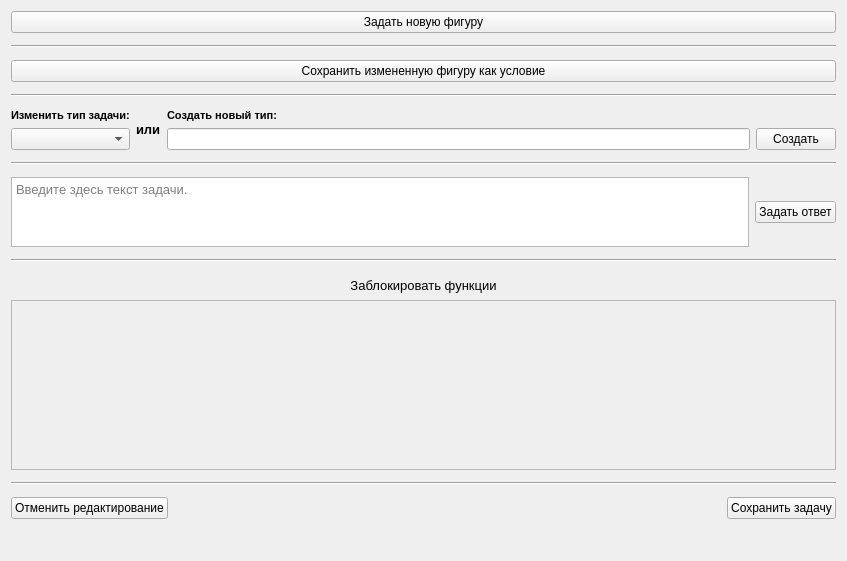
          <widget class="QWidget" name="scrollAreaWidgetContents_5">
           <property name="geometry">
            <rect>
             <x>0</x>
             <y>0</y>
             <width>847</width>
             <height>561</height>
            </rect>
           </property>
           <layout class="QVBoxLayout" name="verticalLayout_46">
            <item>
             <widget class="QPushButton" name="pushButton_select_figure_redact">
              <property name="text">
               <string>Задать новую фигуру</string>
              </property>
             </widget>
            </item>
            <item>
             <widget class="Line" name="line_11">
              <property name="minimumSize">
               <size>
                <width>15</width>
                <height>15</height>
               </size>
              </property>
              <property name="orientation">
               <enum>Qt::Horizontal</enum>
              </property>
             </widget>
            </item>
            <item>
             <widget class="QPushButton" name="pushButton_saveFigure_redact">
              <property name="sizePolicy">
               <sizepolicy hsizetype="Preferred" vsizetype="Fixed">
                <horstretch>0</horstretch>
                <verstretch>0</verstretch>
               </sizepolicy>
              </property>
              <property name="text">
               <string>Сохранить измененную фигуру как условие</string>
              </property>
             </widget>
            </item>
            <item>
             <widget class="Line" name="line_25">
              <property name="minimumSize">
               <size>
                <width>15</width>
                <height>15</height>
               </size>
              </property>
              <property name="orientation">
               <enum>Qt::Horizontal</enum>
              </property>
             </widget>
            </item>
            <item>
             <layout class="QHBoxLayout" name="horizontalLayout_12">
              <item>
               <layout class="QVBoxLayout" name="verticalLayout_12">
                <item>
                 <widget class="QLabel" name="label_40">
                  <property name="sizePolicy">
                   <sizepolicy hsizetype="Fixed" vsizetype="Fixed">
                    <horstretch>0</horstretch>
                    <verstretch>0</verstretch>
                   </sizepolicy>
                  </property>
                  <property name="font">
                   <font>
                    <pointsize>8</pointsize>
                    <weight>75</weight>
                    <bold>true</bold>
                   </font>
                  </property>
                  <property name="text">
                   <string>Изменить тип задачи:</string>
                  </property>
                 </widget>
                </item>
                <item>
                 <widget class="QComboBox" name="comboBox_TaskType_redact">
                  <property name="sizePolicy">
                   <sizepolicy hsizetype="Preferred" vsizetype="Fixed">
                    <horstretch>0</horstretch>
                    <verstretch>0</verstretch>
                   </sizepolicy>
                  </property>
                 </widget>
                </item>
               </layout>
              </item>
              <item>
               <widget class="QLabel" name="label_45">
                <property name="font">
                 <font>
                  <pointsize>10</pointsize>
                  <weight>75</weight>
                  <bold>true</bold>
                 </font>
                </property>
                <property name="text">
                 <string>или</string>
                </property>
               </widget>
              </item>
              <item>
               <layout class="QVBoxLayout" name="verticalLayout_45">
                <item>
                 <widget class="QLabel" name="label_49">
                  <property name="sizePolicy">
                   <sizepolicy hsizetype="Fixed" vsizetype="Fixed">
                    <horstretch>0</horstretch>
                    <verstretch>0</verstretch>
                   </sizepolicy>
                  </property>
                  <property name="font">
                   <font>
                    <pointsize>8</pointsize>
                    <weight>75</weight>
                    <bold>true</bold>
                   </font>
                  </property>
                  <property name="text">
                   <string>Создать новый тип:</string>
                  </property>
                 </widget>
                </item>
                <item>
                 <layout class="QHBoxLayout" name="horizontalLayout_27">
                  <item>
                   <widget class="QLineEdit" name="lineNewTaskType_redact">
                    <property name="minimumSize">
                     <size>
                      <width>110</width>
                      <height>0</height>
                     </size>
                    </property>
                   </widget>
                  </item>
                  <item>
                   <widget class="QPushButton" name="pushButton_create_type_redact">
                    <property name="text">
                     <string>Создать</string>
                    </property>
                   </widget>
                  </item>
                 </layout>
                </item>
               </layout>
              </item>
             </layout>
            </item>
            <item>
             <widget class="Line" name="line_26">
              <property name="minimumSize">
               <size>
                <width>15</width>
                <height>15</height>
               </size>
              </property>
              <property name="orientation">
               <enum>Qt::Horizontal</enum>
              </property>
             </widget>
            </item>
            <item>
             <layout class="QHBoxLayout" name="horizontalLayout_11">
              <item>
               <widget class="QTextBrowser" name="field_textTask_redact">
                <property name="sizePolicy">
                 <sizepolicy hsizetype="Expanding" vsizetype="Minimum">
                  <horstretch>0</horstretch>
                  <verstretch>0</verstretch>
                 </sizepolicy>
                </property>
                <property name="minimumSize">
                 <size>
                  <width>0</width>
                  <height>70</height>
                 </size>
                </property>
                <property name="font">
                 <font>
                  <pointsize>10</pointsize>
                 </font>
                </property>
                <property name="toolTip">
                 <string/>
                </property>
                <property name="readOnly">
                 <bool>false</bool>
                </property>
                <property name="placeholderText">
                 <string>Введите здесь текст задачи.</string>
                </property>
               </widget>
              </item>
              <item>
               <widget class="QPushButton" name="pushButton_set_answer_redact">
                <property name="text">
                 <string>Задать ответ</string>
                </property>
               </widget>
              </item>
             </layout>
            </item>
            <item>
             <widget class="Line" name="line_28">
              <property name="minimumSize">
               <size>
                <width>15</width>
                <height>15</height>
               </size>
              </property>
              <property name="orientation">
               <enum>Qt::Horizontal</enum>
              </property>
             </widget>
            </item>
            <item>
             <layout class="QVBoxLayout" name="verticalLayout_55">
              <property name="spacing">
               <number>3</number>
              </property>
              <property name="topMargin">
               <number>0</number>
              </property>
              <property name="bottomMargin">
               <number>0</number>
              </property>
              <item>
               <layout class="QHBoxLayout" name="horizontalLayout_37">
                <property name="topMargin">
                 <number>0</number>
                </property>
                <property name="bottomMargin">
                 <number>0</number>
                </property>
                <item>
                 <widget class="QPushButton" name="pB_blockActions_red">
                  <property name="sizePolicy">
                   <sizepolicy hsizetype="Maximum" vsizetype="Fixed">
                    <horstretch>0</horstretch>
                    <verstretch>0</verstretch>
                   </sizepolicy>
                  </property>
                  <property name="font">
                   <font>
                    <pointsize>10</pointsize>
                   </font>
                  </property>
                  <property name="text">
                   <string>Заблокировать функции</string>
                  </property>
                  <property name="checkable">
                   <bool>true</bool>
                  </property>
                  <property name="flat">
                   <bool>true</bool>
                  </property>
                 </widget>
                </item>
               </layout>
              </item>
              <item>
               <widget class="QScrollArea" name="sA_blockActions_red">
                <property name="sizePolicy">
                 <sizepolicy hsizetype="Expanding" vsizetype="Fixed">
                  <horstretch>0</horstretch>
                  <verstretch>0</verstretch>
                 </sizepolicy>
                </property>
                <property name="minimumSize">
                 <size>
                  <width>0</width>
                  <height>170</height>
                 </size>
                </property>
                <property name="widgetResizable">
                 <bool>true</bool>
                </property>
                <widget class="QWidget" name="scrollAreaWidgetContents_8">
                 <property name="geometry">
                  <rect>
                   <x>0</x>
                   <y>0</y>
                   <width>825</width>
                   <height>168</height>
                  </rect>
                 </property>
                </widget>
               </widget>
              </item>
             </layout>
            </item>
            <item>
             <widget class="Line" name="line_27">
              <property name="minimumSize">
               <size>
                <width>15</width>
                <height>15</height>
               </size>
              </property>
              <property name="orientation">
               <enum>Qt::Horizontal</enum>
              </property>
             </widget>
            </item>
            <item>
             <layout class="QHBoxLayout" name="horizontalLayout_29">
              <item>
               <widget class="QPushButton" name="pushButton_4">
                <property name="text">
                 <string>Отменить редактирование</string>
                </property>
               </widget>
              </item>
              <item>
               <spacer name="horizontalSpacer_10">
                <property name="orientation">
                 <enum>Qt::Horizontal</enum>
                </property>
                <property name="sizeHint" stdset="0">
                 <size>
                  <width>40</width>
                  <height>20</height>
                 </size>
                </property>
               </spacer>
              </item>
              <item>
               <widget class="QPushButton" name="pushButton_save_task_redact">
                <property name="text">
                 <string>Сохранить задачу</string>
                </property>
               </widget>
              </item>
             </layout>
            </item>
            <item>
             <spacer name="verticalSpacer_6">
              <property name="orientation">
               <enum>Qt::Vertical</enum>
              </property>
              <property name="sizeHint" stdset="0">
               <size>
                <width>20</width>
                <height>40</height>
               </size>
              </property>
             </spacer>
            </item>
            <item>
             <spacer name="verticalSpacer_7">
              <property name="orientation">
               <enum>Qt::Vertical</enum>
              </property>
              <property name="sizeHint" stdset="0">
               <size>
                <width>20</width>
                <height>40</height>
               </size>
              </property>
             </spacer>
            </item>
           </layout>
          </widget>
